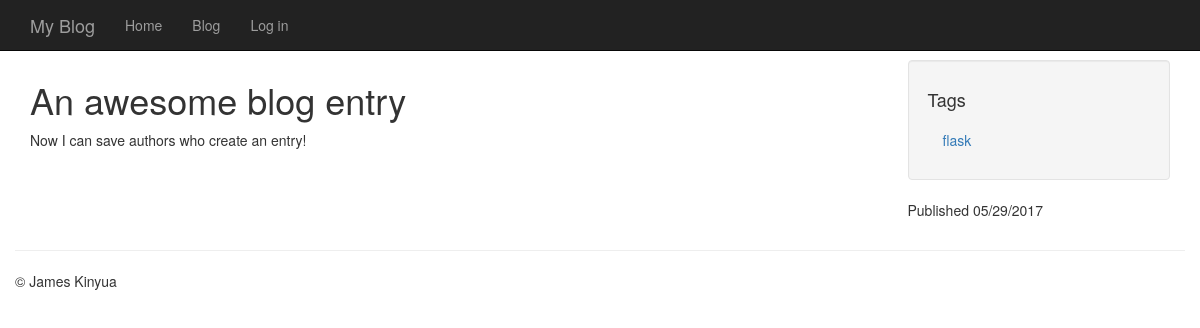
/entries/an-awesome-blog-entry/, run on the app's committed database.
### models.py (models this page shows, shortened)
class Entry(db.Model):
    STATUS_PUBLIC = 0
    STATUS_DRAFT = 1
    STATUS_DELETED = 2
    id = db.Column(db.Integer, primary_key=True)
    title = db.Column(db.String(100))
    slug = db.Column(db.String(100), unique=True)
    body = db.Column(db.Text)
    status = db.Column(db.SmallInteger, default=STATUS_PUBLIC)
    created_timestamp = db.Column(db.DateTime, default=datetime.datetime.now)
    modified_timestamp = db.Column(db.DateTime, default=datetime.datetime.now,
                                   onupdate=datetime.datetime.now)
    author_id = db.Column(db.Integer, db.ForeignKey('user.id'))
    tags = db.relationship('Tag', secondary=entry_tags,
                           backref=db.backref('entries', lazy='dynamic'))

class Tag(db.Model):
    id = db.Column(db.Integer, primary_key=True)
    name = db.Column(db.String(64))
    slug = db.Column(db.String(64), unique=True)

### entries/blueprint.py (the view)
@entries.route('/<slug>/')
def detail(slug):
    entry = get_entry_or_404(slug)
    return render_template('entries/detail.html', entry=entry)

### app.py (called while the page is built)
@app.before_request
def before_request():
    g.user = current_user

### entries/blueprint.py (called while the page is built)
def get_entry_or_404(slug, author=None):
    query = Entry.query.filter(Entry.slug == slug)
    if author:
        query = query.filter(Entry.author == author)
    else:
        query = filter_status_by_user(query)
    return query.first_or_404()

def filter_status_by_user(query):
    if not g.user.is_authenticated:
        return query.filter(Entry.status == Entry.STATUS_PUBLIC)
    else:
        return query.filter(
            Entry.status.in_((Entry.STATUS_PUBLIC, Entry.STATUS_DRAFT))
        )

### entries/templates/entries/detail.html (shortened to what this page needs)
{% extends "base.html" %}
{% block content_title %}{{ entry.title }}{% endblock %}
{% block sidebar %}
	<ul class="well nav nav-list">
		<li><h4>Tags</h4></li>
		{% for tag in entry.tags %}
			<li><a href="{{ url_for('entries.tag_detail', slug=tag.slug) }}">{{ tag.name }}</a></li>
		{% endfor %}
	</ul>
	<p>Published {{ entry.created_timestamp.strftime('%m/%d/%Y') }}</p>
{% endblock %}
{% block content %}
	{{ entry.body }}
{% endblock %}

### templates/base.html (shortened to what this page needs)
<!DOCTYPE html>
<html>
	<head>
		<link rel="stylesheet" type="text/css" href="//netdna.bootstrapcdn.com/bootstrap/3.1.0/css/bootstrap.min.css">
	</head>
	<body class="{% block body_class %}{% endblock %}">
	<div class="navbar navbar-inverse navbar-fixed-top" role="navigation">
		<div class="container">
			<div class="navbar-header">
				<a class="navbar-brand" href="#">{% block branding %}My Blog{% endblock %}</a>
			</div>
			<div class="collapse navbar-collapse">
				<ul class="nav navbar-nav">
					<li><a href="{{ url_for('homepage') }}">Home</a></li>
					<li><a href="{{ url_for('entries.index') }}">Blog</a></li>
					{% if g.user.is_authenticated %}
						<li><a href="{{ url_for('logout', next=request.path) }}">Log out</a></li>
					{% else %}
						<li><a href="{{ url_for('login', next=request.path) }}">Log in</a></li>
					{% endif %}
				</ul>
			</div>
		</div>
	</div>
	<div class="container">
		<div class="row">
			<div class="col-md-9">
				<h1>{% block content_title %}{% endblock %}</h1>
				{% block content %}
				{% endblock %}
			</div>
			<div class="col-md-3">
				{% block sidebar %}{% endblock %}
			</div>
		</div>
		<div class="row">
			<hr />
			<footer>
				<p>&copy; James Kinyua</p>
			</footer>
		</div>
	</div>
	</body>
</html>

### templates/base.html (style rules this page uses)
body { padding-top: 60px; }

### data on the page
Entry: title "An awesome blog entry", body "Now I can save authors who create an entry!", created_timestamp "05/29/2017"
Tag: name "flask"
